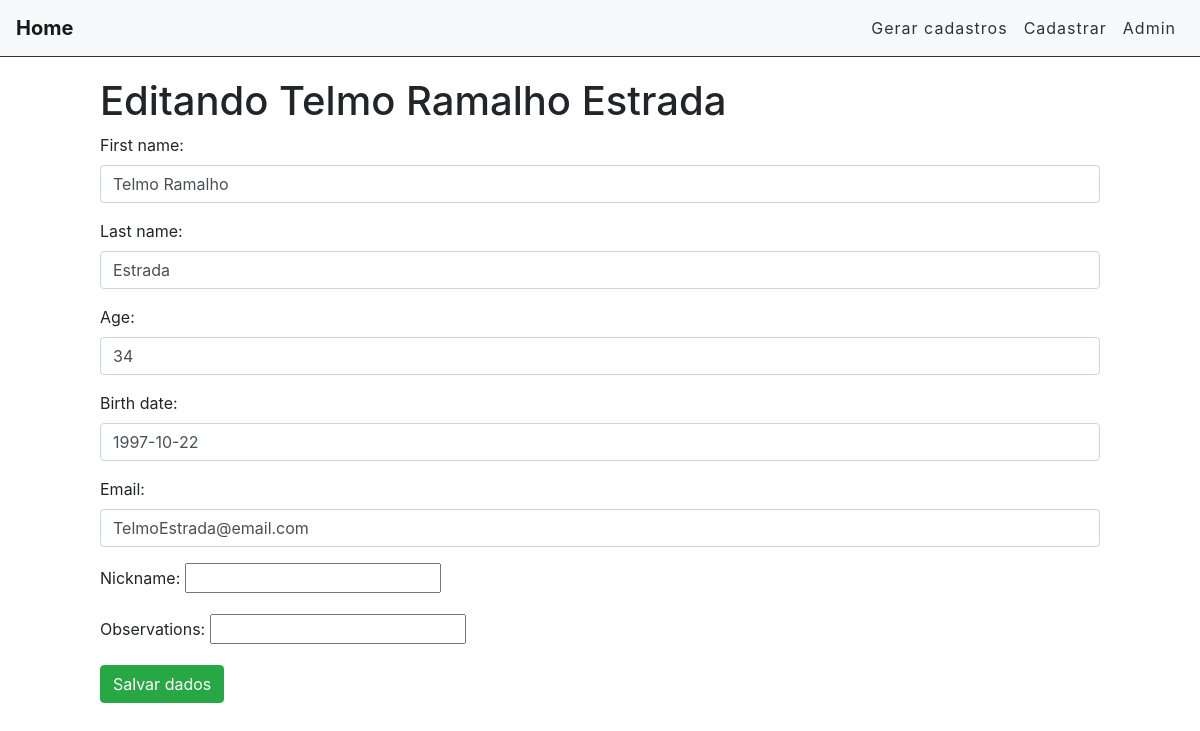
The app's page /home/edit/22 with its own data.
### accounts/models.py (models this page shows, shortened)
class Account(models.Model):
    first_name = models.CharField(max_length=255)
    last_name = models.CharField(max_length=255)
    age = models.IntegerField()
    birth_date = models.DateField(null=True)
    email = models.EmailField()
    nickname = models.CharField(max_length=255)
    observations = models.TextField()

### accounts/views.py (the view)
# urls.py: path('home/edit/<int:id>', views.editAccount, name='edit-account'),
def editAccount(request, id):
    acc = get_object_or_404(Account, pk=id)
    form = AccountModelForm(instance=acc)
    context = {'form': form, 'account': acc}
    if (request.method == 'POST'):
        form = AccountModelForm(request.POST, instance=acc)
        if(form.is_valid()):
            form.save()
            return redirect('/home')
        else:
            return render(request, 'accounts/edit_account.html', context)
    else:
        return render(request, 'accounts/edit_account.html', context)

### accounts/templates/accounts/edit_account.html (shortened to what this page needs)
{% extends 'base.html' %}
{% load crispy_forms_tags %}
{% block content %}
    <div class="offset-1 col-10 list-div">
        <h1>Editando {{account.first_name}} {{account.last_name}}</h1>
        <form method="POST">
            {{ form.as_p }}
            <input type="submit" class="btn btn-success" value="Salvar dados">
        </form>
    </div>
{% endblock %}

### accounts/static/css/styles.css (style rules this page uses)
.list-div { padding: 0; }

### records on screen
Account: first_name "Telmo Ramalho", last_name "Estrada", age "34", birth_date "1997-10-22", email "TelmoEstrada@email.com"
